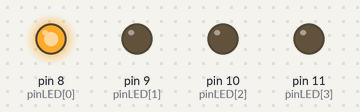
A sketch run on a simulated Arduino Uno, built with avr-gcc and run on an emulated ATmega328P. Shown: output pins drawn as LEDs (lit = HIGH).

Above: at 0.2 s.
At 0.7 s:
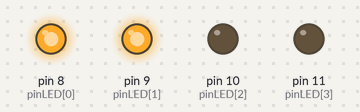
At 1.2 s:
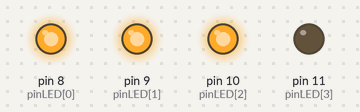
At 2.11 s:
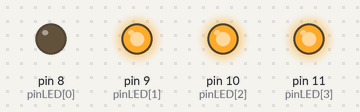
At 2.8 s:
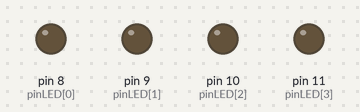
At 4.6 s:
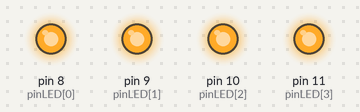
Timing chart, 0 to 6.7 s (numbered marks = the images above):
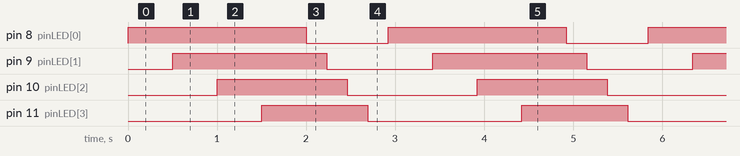

Measured:
- by itself, pin 8 (pinLED[0]): alternates HIGH for 2.0 s and LOW for 0.92 s
- by itself, pin 9 (pinLED[1]): alternates HIGH for 1.7 s and LOW for 1.2 s
- by itself, pin 10 (pinLED[2]): alternates HIGH for 1.5 s and LOW for 1.5 s
- by itself, pin 11 (pinLED[3]): alternates HIGH for 1.2 s and LOW for 1.7 s

The sketch:

LEDAnimationArray.ino
```cpp
const int numLED = 4;
//Array variable declaration
const int pinLED[numLED] = {8,9,10,11};

void setup() {
  for(int i=0; i<4; i++){
    pinMode(pinLED[i], OUTPUT);
  }
}

void loop() {
 for(int i=0; i<4; i++){
    digitalWrite(pinLED[i], HIGH);
    delay(500);
 }
 for(int i=0; i<4; i++){
  digitalWrite(pinLED[i], LOW);
  delay(230);
  }
}
```
